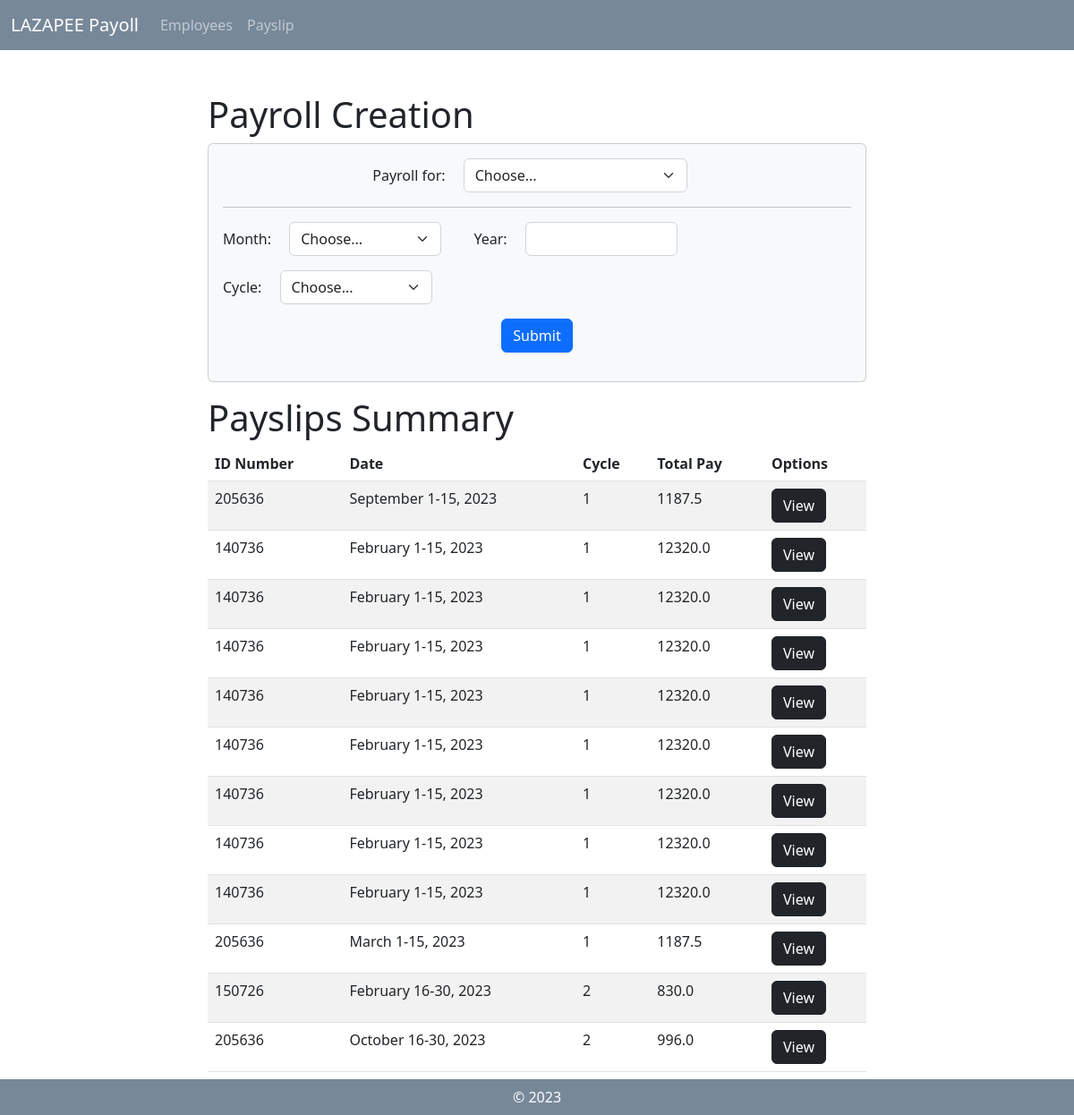
The app's page /payslips, older data.
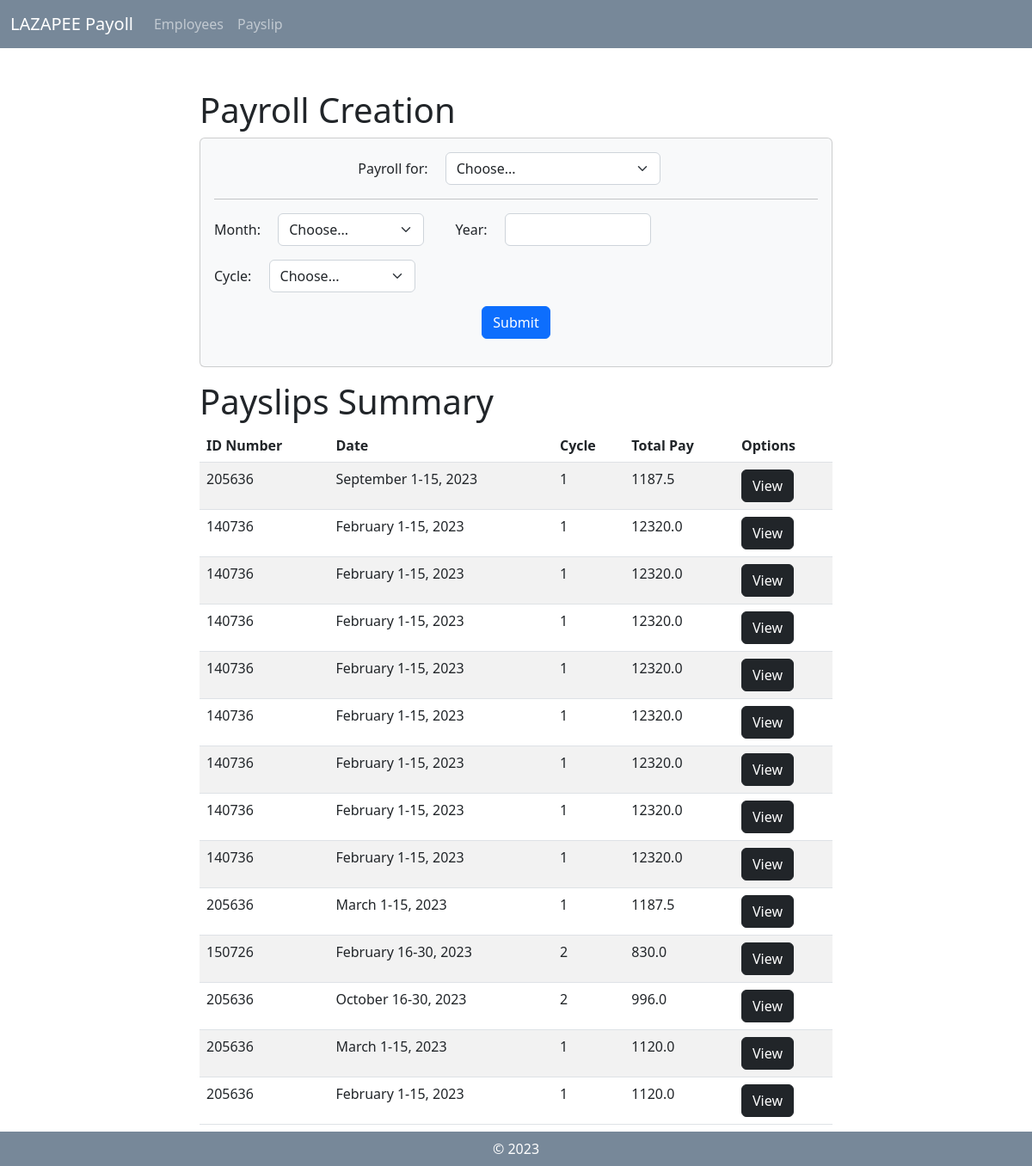
The same page, newer data.
### payroll_app/models.py (models this page shows, shortened)
class Payslip(models.Model):
    id_number = models.ForeignKey(Employee, on_delete=models.CASCADE)
    month = models.CharField(max_length=50)
    date_range = models.CharField(max_length=50)
    year = models.CharField(max_length=4)
    pay_cycle = models.IntegerField()
    rate = models.FloatField()
    earnings_allowance = models.FloatField()
    deductions_tax = models.FloatField(default=0)
    deductions_health = models.FloatField(default=0)
    pag_ibig = models.FloatField(default=100)
    sss = models.FloatField(default=0.045)
    overtime = models.FloatField()
    total_pay = models.FloatField()

class Employee(models.Model):
    name = models.CharField(max_length=255)
    id_number = models.CharField(max_length=20, unique=True)
    rate = models.FloatField()
    overtime_pay = models.FloatField(null = True, blank = True)
    allowance = models.FloatField(null = True, blank = True)
    def __str__(self):
        return f"{self.id_number}"

### payroll_app/views.py (the view, shortened to what this page needs)
# urls.py: path('payslips', views.payslips, name='payslips'),
def payslips(request):
        employees = Employee.objects.all()
        payslips = Payslip.objects.all()
        return render(request, 'payroll_app/payslips.html', {'employees':employees, 'payslips':payslips})

### payroll_app/templates/payroll_app/payslips.html (shortened to what this page needs)
{% extends 'payroll_app/base.html' %}
{% load static %}
{% block content %}
                <div class="mx-auto col-8 col-md-8 col-lg-8 mt-5">
                    <h1>Payroll Creation</h1>
                    <div class="card bg-light mb-3">
                        <div class="card-body">
                            <form method="POST" action="{% url 'payslips' %}">{% csrf_token %}
                                <div class="form-group mb-3 text-center align-items-center" style>
                                    <label class="form-check-inline" for="payroll_for">Payroll for:</label>
                                    <select class="form-check-inline form-select" style="width: 250px;" id="payroll_for"  name="payroll_for">
                                        <option value="" disabled selected hidden>Choose...</option>
                                    </select>
                                </div>
                                <hr>
                                <div class="form-group mb-3 text-left align-items-left form-check-inline" style>
                                    <label class="form-check-inline" for="month">Month:</label>
                                    <select class="form-check-inline form-select" style="width: 170px;" id="month"  name="month">
                                        <option value="" disabled selected hidden>Choose...</option>
                                    </select>
                                </div>
                                <div class="form-group mb-3 text-center align-items-center form-check-inline" style>
                                    <label class="form-check-inline" for="year">Year:</label>
                                    <input class="form-check-inline form-control" style="width: 170px;" type="text" id="year"  name="year">
                                </div>
                                <div class="form-group mb-3 text-right align-items-right form-check-inline" style>
                                    <label class="form-check-inline" for="cycle">Cycle:</label>
                                    <select class="form-check-inline form-select" style="width: 170px;" id="cycle"  name="cycle">
                                        <option value="" disabled selected hidden>Choose...</option>
                                    </select>
                                </div>
                                <div class="d-flex justify-content-center">
                                    <button type="submit" class="btn btn-primary">Submit</button>
                                </div>
                            </form>
                        </div>
                    </div>
                    <h1>Payslips Summary</h1>
                    <div class="col-xs-1 center-block">
                        <table class="table table-striped mb-5">
                            <thead>
                                <th scope="col"> ID Number </th>
                                <th scope="col"> Date </th>
                                <th scope="col"> Cycle</th>
                                <th scope="col"> Total Pay </th>
                                <th scope="col"> Options </th>
                            </thead>
                            <tbody>
                                {% for p in payslips %}
                                <tr>
                                    <td> {{ p.id_number }} </td>
                                    <td> {{ p.month }} {{ p.date_range }}, {{ p.year }} </td>
                                    <td> {{ p.pay_cycle }} </td>
                                    <td> {{ p.total_pay }} </td>
                                    <td><a href="{% url 'view_payslips' pk=p.pk %}"  class="btn btn-dark">View</button></td>
                                </tr>
                                {% endfor %}
                            </tbody>
                        </table>
                    </div>
                </div>
                {% endblock %}

### payroll_app/templates/payroll_app/base.html (shortened to what this page needs)
{% load static %}
<html>
    <head>
        <link rel="stylesheet" href="{% static '/bootstrap/css/bootstrap.min.css' %}">
        <link rel="stylesheet" href="{% static '/bootstrap/css/custom.css' %}">
    </head>
    <body>
        <nav class="navbar navbar-expand-lg navbar-dark bg-custom" style="background-color: lightslategray">
            <div class="container-fluid">
                <a class="navbar-brand" >LAZAPEE Payoll</a>
                <div class="collapse navbar-collapse" id="navbarSupportedContent">
                <ul class="navbar-nav mr-auto">
                    <li class="nav-item active">
                    <a class="nav-link" href="{% url 'view_employee' %}">Employees</a>
                    </li>
                    <li class="nav-item">
                    <a class="nav-link" href="{% url 'payslips' %}">Payslip</a>
                    </li>
                </ul>
                </div>
            </div>
        </nav>
        <div class="container">
            <div class="row">
                {% block content %}
                {% endblock %}
            </div>
        </div>
        <nav class="navbar bg-custom fixed-bottom justify-content-center" style="background-color: lightslategray">
            <div style="color: white;">&copy; 2023</div>
        </nav>
    </body>
</html>

Row changes from the older to the newer data that the page shows:
added Payslip: id_number "205636", month "March", date_range "1-15", year "2023", pay_cycle "1", total_pay "1120.0"
added Payslip: id_number "205636", month "February", date_range "1-15", year "2023", pay_cycle "1", total_pay "1120.0"
